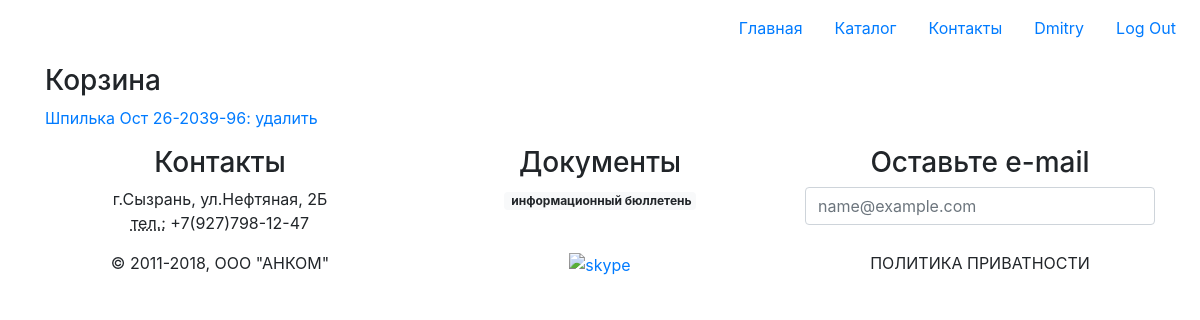
The app's page /basket/ (signed in) with its own data.
### authapp/models.py (models this page shows)
class ShopUser(AbstractUser):
    avatar = models.ImageField(upload_to='users_avatars', blank=True)
    age = models.PositiveIntegerField()

### basket/models.py (models this page shows)
class Basket(models.Model):
    user = models.ForeignKey(settings.AUTH_USER_MODEL, on_delete=models.CASCADE)
    product = models.ForeignKey(Product, on_delete=models.CASCADE)
    quantity = models.PositiveIntegerField(verbose_name='количество', default=0)
    add_datetime = models.DateTimeField(verbose_name='время', auto_now_add=True)
    def _get_product_cost(self):
        return self.product.cost * self.quantity
    product_cost = property(_get_product_cost)
    def _get_total_quantity(self):
        _items = Basket.objects.filter(user=self.user)
        _totalquantity = sum(list(map(lambda x: x.quantity, _items)))
        return _totalquantity
    total_quantity = property(_get_total_quantity)
    def _get_total_cost(self):
        _items = Basket.objects.filter(user=self.user)
        _totalcost = sum(list(map(lambda x: x.product_cost, _items)))
        return _totalcost
    total_cost = property(_get_total_cost)
    def __str__(self):
        return self.product.name

### products/models.py (models this page shows, shortened)
class Product(models.Model):
    category = models.ForeignKey(
        ProductCategory,
        on_delete=models.CASCADE
    )
    name = models.CharField(
        verbose_name='имя продукта',
        max_length=128
    )
    image = models.ForeignKey(
        'images.Image',
        on_delete=models.PROTECT,
    )
    snippet = models.TextField(
        verbose_name='описание',
        blank=True
    )
    cost = models.DecimalField(
        max_digits=12,
        decimal_places=2,
        default=0
    )

### basket/views.py (the view)
# urls.py: path('', views.BasketGenericList.as_view(), name='list'),
class BasketGenericList(ListView):
    model = Basket
    template_name = 'basket/list.html'
    context_object_name = 'items'

### basket/templates/basket/list.html (shortened to what this page needs)
{% extends 'master.html' %}
{% block page_styles %}
{% include 'products/components/stylesheet.html' %}
{% endblock %}
{% block page_content %}
    <main class="p-2 flex-grow-1">
      <div class="container">
        <h3>Корзина</h3>
        <div class="row">
          {% for itm in items %}
            <div class="col">
              <a href="{% url 'basket:delete' pk=itm.id %}">
                {{ itm|title|add:': удалить' }}
              </a>
            </div>
          {% endfor %}
        </div>
      </div>
    </main>
{% endblock %}

### server/templates/master.html (shortened to what this page needs)
<!doctype html>
<html lang="ru">
  <head>
    <link rel="stylesheet" href="https://stackpath.bootstrapcdn.com/bootstrap/4.1.3/css/bootstrap.min.css">
    {% block page_styles %}
    {% endblock %}
  </head>
  <body class="d-flex flex-column">
    <header class="p-2 flex-{grow|shrink}-0">
      <ul class="nav justify-content-end">
        <li class="nav-item">
          <a class="nav-link active" href="#">Главная</a>
        </li>
        <li class="nav-item">
          <a class="nav-link" href="#">Каталог</a>
        </li>
        <li class="nav-item">
          <a class="nav-link" href="#">Контакты</a>
        </li>
        {% if user.is_authenticated %}
          <li class="nav-item">
            <a class="nav-link" href="{% url 'auth:edit' %}">
              {{ user.first_name|default:'User' }}
            </a>
          </li>
        {% endif %}
        <li>
          {% if user.is_authenticated %}
            <a class="nav-link" href="{% url 'auth:logout' %}">Log Out</a>
          {% else %}
            <a class="nav-link" href="{% url 'auth:login' %}">Log In</a>
          {% endif %}
        </li>
      </ul>
    </header>
    <section>
      {% block page_content %}
      {% endblock %}
    </section>
    <footer class="p-2 flex-{grow|shrink}-0">
      <div class="container">
        <div class="row">
          <div class="col text-center">
            <h3>Контакты</h3>
            <address>
              г.Сызрань, ул.Нефтяная, 2Б
              <br>
              <abbr title="Телефон">тел.:</abbr>
              +7(927)798-12-47
            </address>
          </div>
          <div class="col text-center">
            <h3>Документы</h3>
            <a href="docs/info.pdf" class="badge badge-light">
              информационный бюллетень
            </a>
          </div>
          <div class="col text-center">
            <h3>Оставьте e-mail</h3>
            <form>
            <div class="form-group">
              <input type="email" class="form-control" id="exampleFormControlInput1" placeholder="name@example.com">
            </div>
          </div>
        </div>
        <div class="row">
          <div class="col text-center text-uppercase">
            &copy 2011-2018, ООО "АНКОМ"
          </div>
          <div class="col text-center">
            <a href="skype:desperate_accountant?call">
              <img src="img/skype.png" width="38px" alt="skype">
            </a>
          </div>
          <div class="col text-center text-uppercase">
            политика приватности
          </div>
        </div>
      </div>
    </footer>
  </body>
</html>

### products/static/products/css/style.css (style rules this page uses)
html, body { height: 100%; }

### records on screen
ShopUser: first_name "Dmitry"
Basket: product.name "Шпилька Ост 26-2039-96: удалить"
